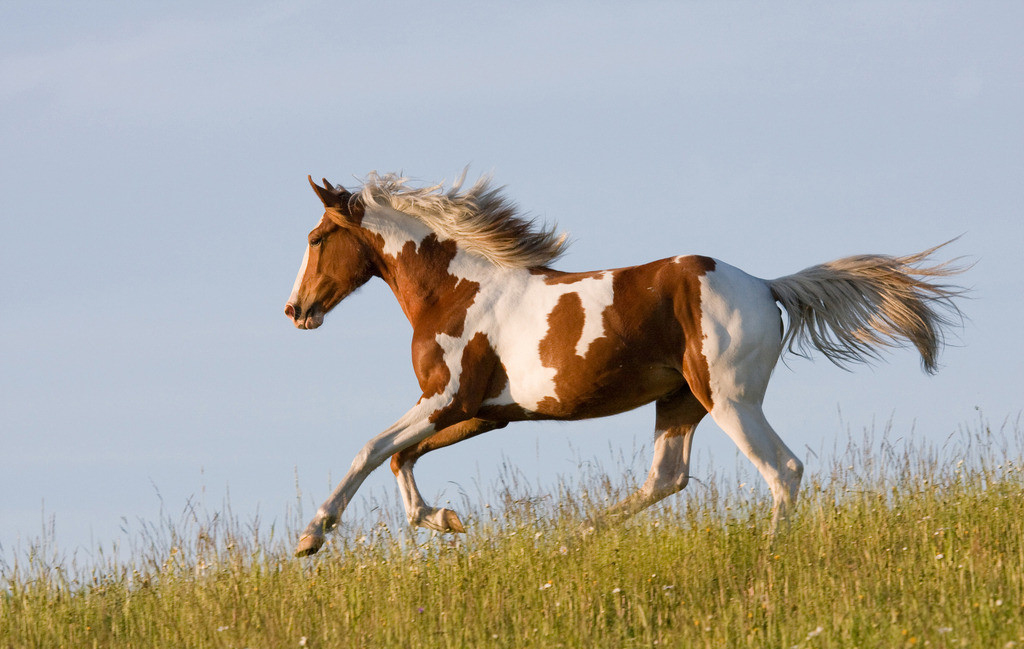
#> input picture 03OpenCV图像处理/horse.jpg, 1024 x 649 px
$ python '020Sobel算子.py'
#> lines starting #> are read from the running program, lines starting #| are printed output that depends on the picture
import numpy as np
import matplotlib.pyplot as plt
import cv2 as cv
# Sobel检测算子
# Sobel边缘检测算法比较简单，实际应用中比Canny边缘检测效率要高，但是边缘不如Canny检测的准确
# 但是很多实际应用的场合，Sobel边缘检测却是首选
# Sobel算子是高斯平滑与微分操作的结合体，所以其坑噪声能力很强，用途较多
# 尤其是效率要求较高，而对细纹理不太关心的时候
# 原理
# 对于不连续的函数，一阶导数可以写作：f'(x)=f(x)-f(x-1)
# 或：f'(x)=f(x+1)-f(x)
# 所以有：f'(x)=[f(x+1)-f(x-1)]/2
# 上式的意义：某个像素的导数等于这个像素的后一个像素值减去这个像素前一个像素值的差除以二(在两个方向上求导)
# 实际处理上：
# 水平变化：将图像I与奇数大小的模板进行卷积，结果为Gx。比如，当模板大小为3是，Gx为：
# Gx=[[-1, 0, +1], [-2, 0, +2], [-1, 0, +1]]*I
# 垂直变化：将图像I与奇数大小的模板进行卷积，结果为Gy。比如，当模板大小为3时，Gy为：
# Gy=[[-1, -2, -1], [0, 0, 0], [+1, +2, +1]]*I
# 在图像的每一点，结合以上两个结果求出：
# G=sqrt(Gx**2+Gy**2)
# 统计极大值所在的位置，就是图像的边缘
# 注意：当内核大小为3时，以上Sobel内核可能产生比较明显的误差，为解决这一问题，我们使用Scharr函数，但该函数仅作用于大小为3的内核
# 该函数的运算与Sobel函数一样快，但结果却更加精确，其计算方法为：
# Gx=[[-3, 0, +3], [-10, 0, +10], [-3, 0, +3]]*I
# Gy=[[-3, -10, -3], [0, 0, 0], [+3, +10, +3]]*I
# Sobel_x_or_y = cv.Sobel(src, ddepth, dx, dy, dst, ksize, scale, delta, borderType)
# 参数
#   1.src：传入的图像
#   2.ddepth：图像的深度
#   3.dx和dy：指求导的阶数，0表示这个方向上没有求导，取值为0、1
#   4.ksize：是Sobel算子的大小，必须为奇数，默认为3 注：如果ksize=-1，就演变成为3*3的Scharr算子
#   5.scale：缩放导数的比例常数，默认情况为没有伸缩系数
#   6.borderType：图像边界的模式，默认为cv.BORDER_DEFAULT
# Sobel函数求完导数后会有负值，还会有大于255的值
# 而原图像是uint8，所以Sobel建立的图像位数不够，会有截断
# 因此要使用16位有符号的数据类型，即cv.CV_16S
# 处理完图像后，再使用cv.convertScaleAbs()函数将其转回原来的uint8格式，否则图像无法显示
# Sobel算子是在两个方向计算的，最后还需要cv.addWeighted()函数将其组合起来

img = cv.imread("horse.jpg", 0)
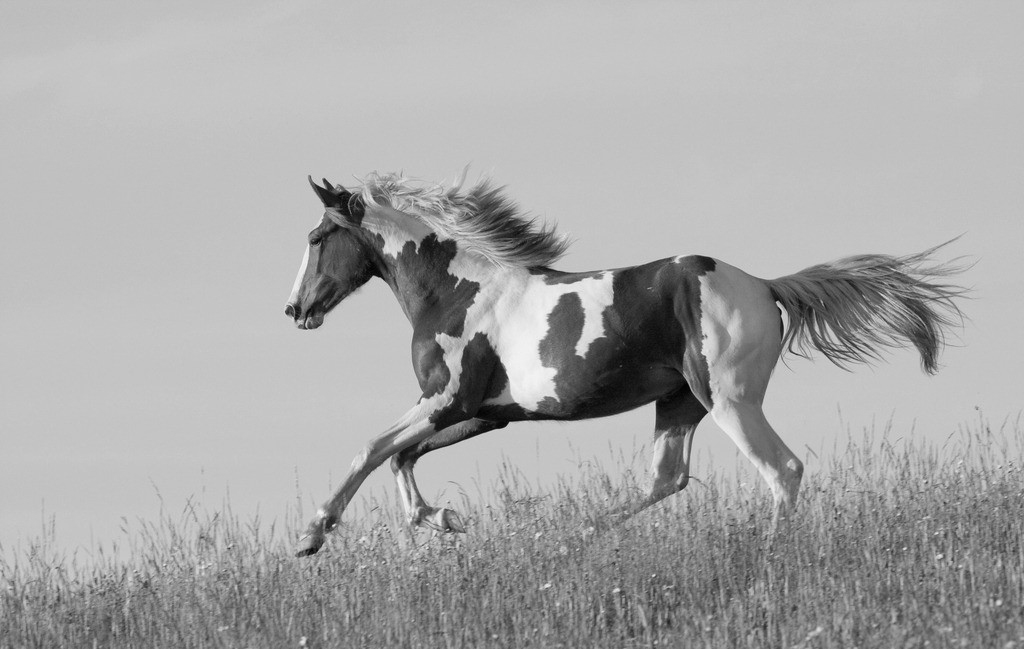
#> img: shape (649, 1024); min 1, max 246, mean 167.8
plt.imshow(img, cmap=plt.cm.gray)
plt.show()
# Sobel算子
x = cv.Sobel(img, cv.CV_16S, 1, 0)
y = cv.Sobel(img, cv.CV_16S, 0, 1)
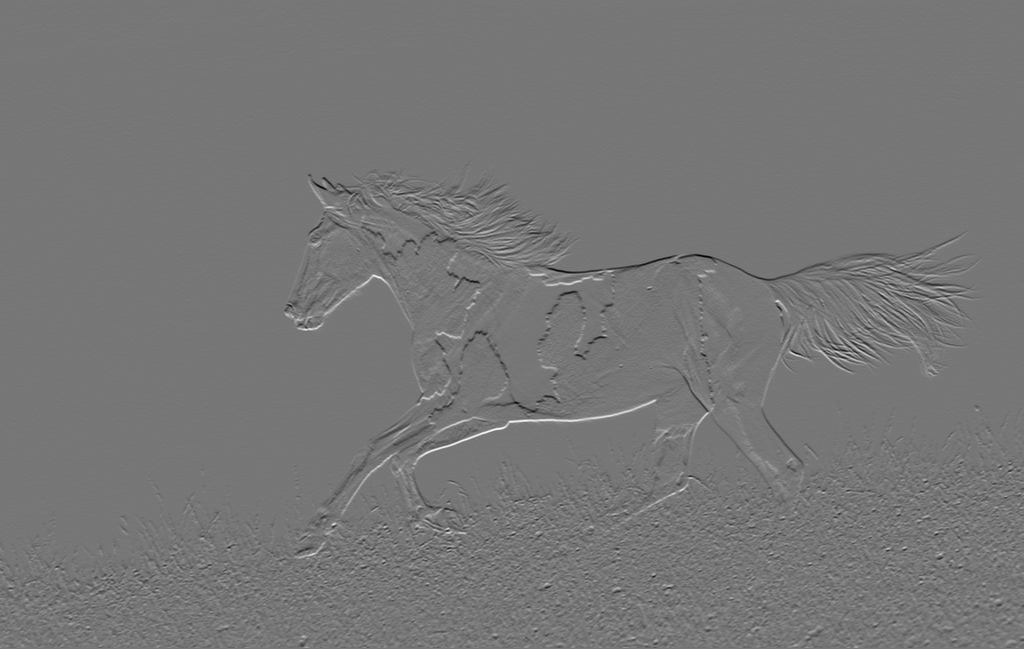
#> y: shape (649, 1024) int16; min -663, max 757, mean -0.9; drawn with min black and max white
absx = cv.convertScaleAbs(x)
absy = cv.convertScaleAbs(y)
res = cv.addWeighted(absx, 0.5, absy, 0.5, 0)
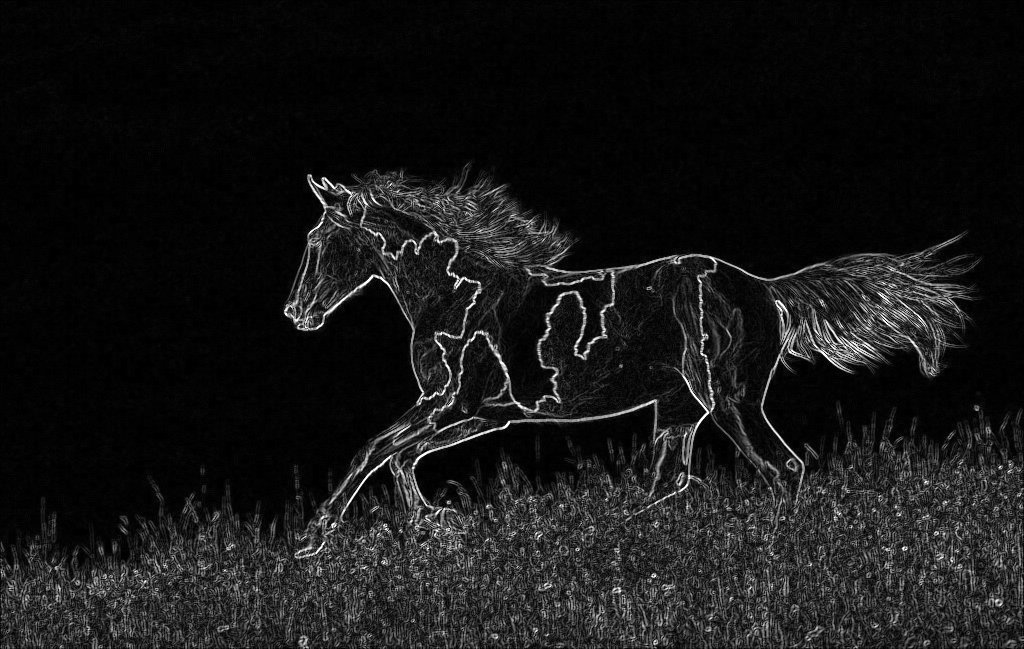
#> res: shape (649, 1024); min 0, max 255, mean 23.2
plt.imshow(res, cmap=plt.cm.gray)
plt.show()
# Scharr算子
x = cv.Sobel(img, cv.CV_16S, 1, 0, ksize=-1)
y = cv.Sobel(img, cv.CV_16S, 0, 1, ksize=-1)
absx = cv.convertScaleAbs(x)
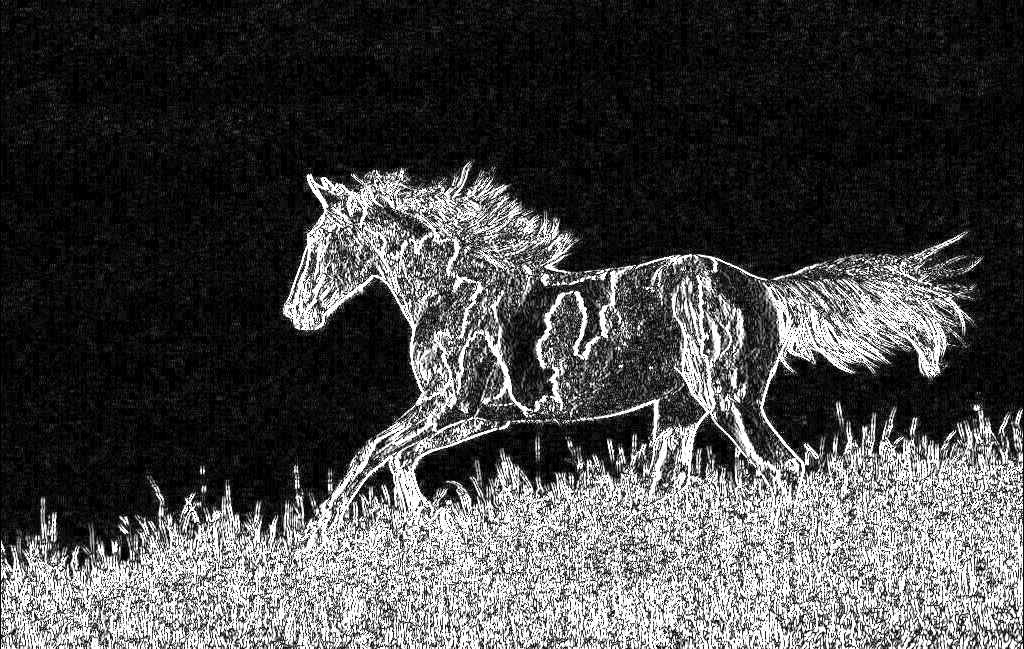
#> absx: shape (649, 1024); min 0, max 255, mean 72.7
absy = cv.convertScaleAbs(y)
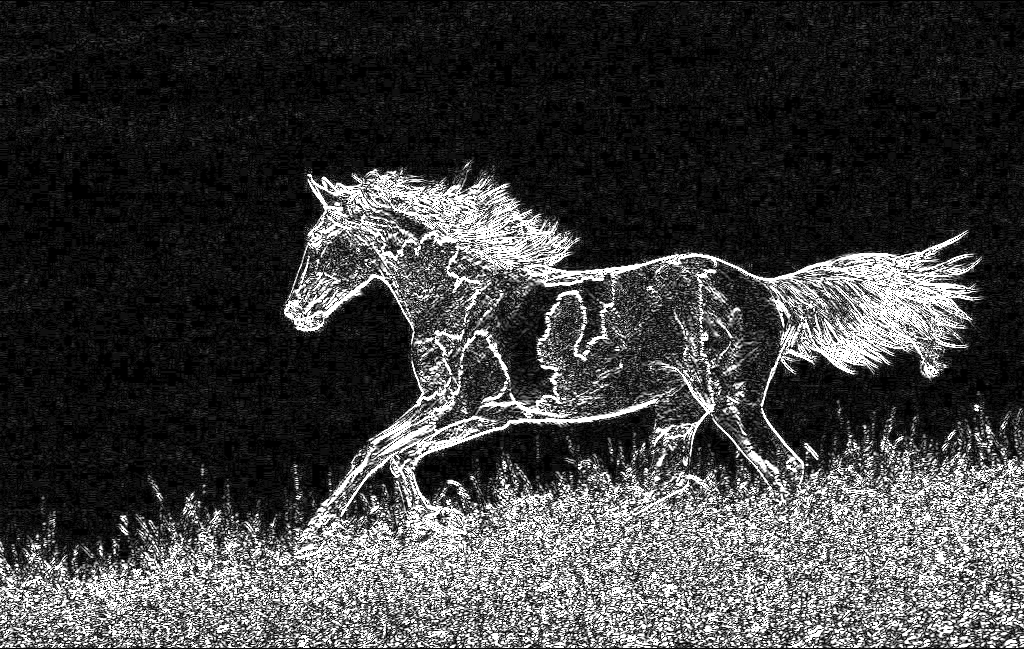
#> absy: shape (649, 1024); min 0, max 255, mean 63.7
res = cv.addWeighted(absx, 0.5, absy, 0.5, 0)
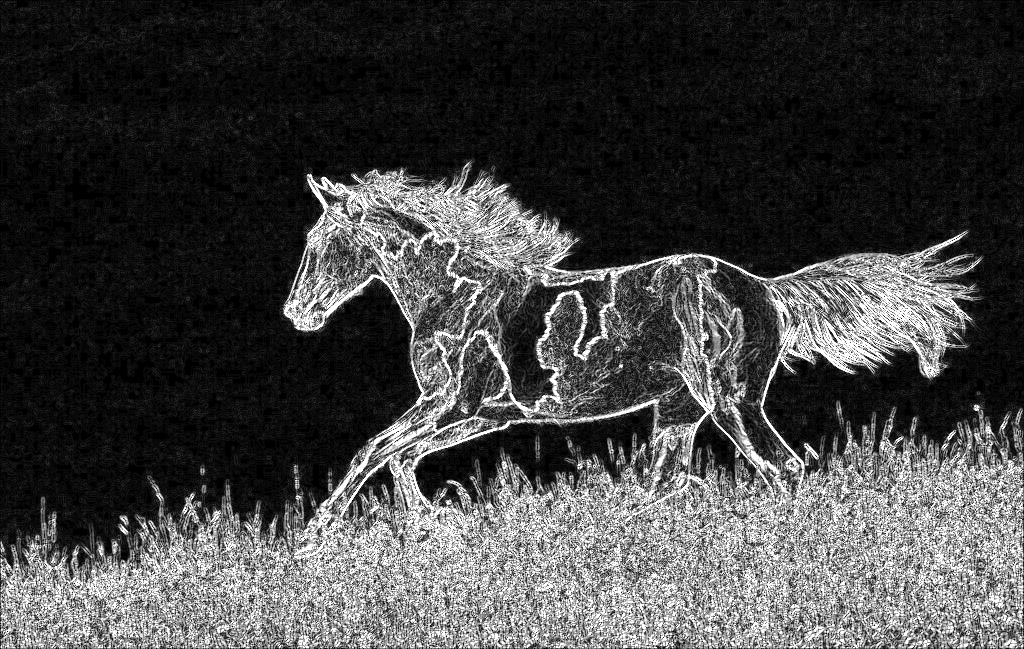
#> res: shape (649, 1024); min 0, max 255, mean 68.2
plt.imshow(res, cmap=plt.cm.gray)
plt.show()

$ run again, with 03OpenCV图像处理/kids.jpg copied over 03OpenCV图像处理/horse.jpg
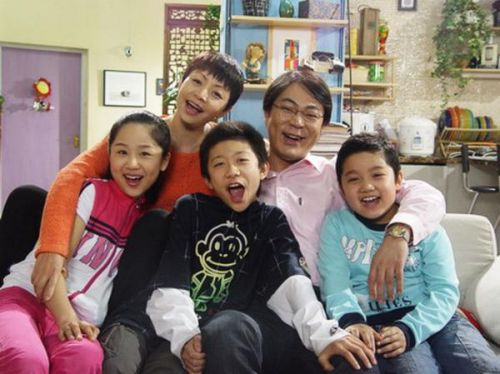
#> input picture 03OpenCV图像处理/kids.jpg, 500 x 374 px
#> `y = cv.Sobel(img, cv.CV_16S, 0, 1)`:
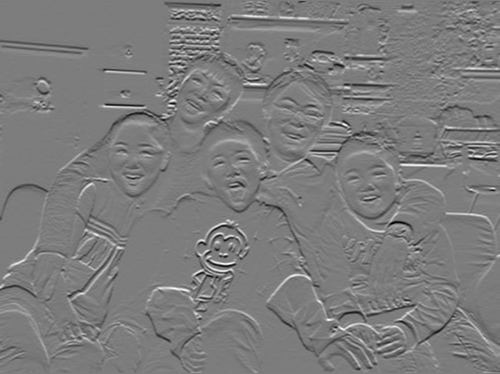
#> y: shape (374, 500) int16; min -682, max 708, mean -2.7; drawn with min black and max white
#> `res = cv.addWeighted(absx, 0.5, absy, 0.5, 0)`:
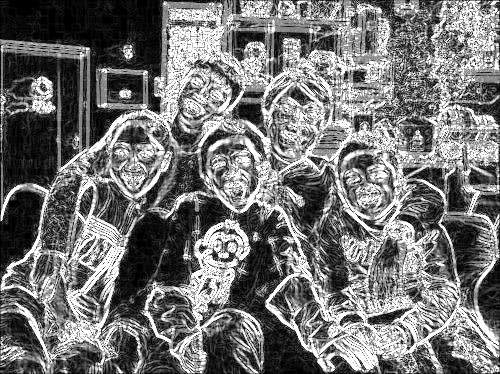
#> res: shape (374, 500); min 0, max 255, mean 116.6

$ run again, with 03OpenCV图像处理/cat.jpeg copied over 03OpenCV图像处理/horse.jpg
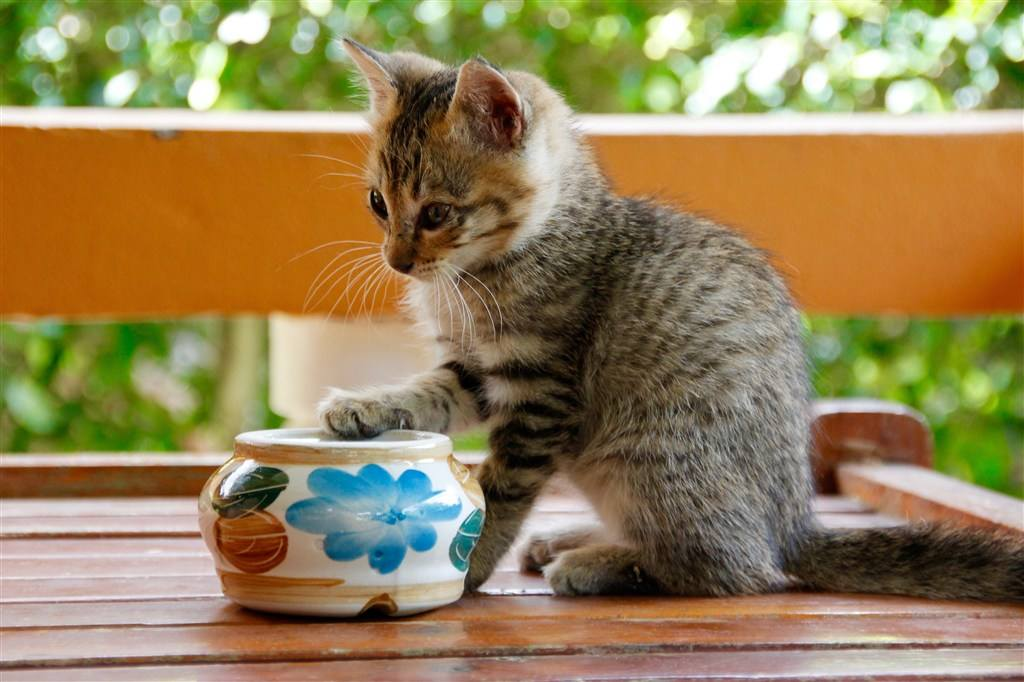
#> input picture 03OpenCV图像处理/cat.jpeg, 1024 x 682 px
#> `y = cv.Sobel(img, cv.CV_16S, 0, 1)`:
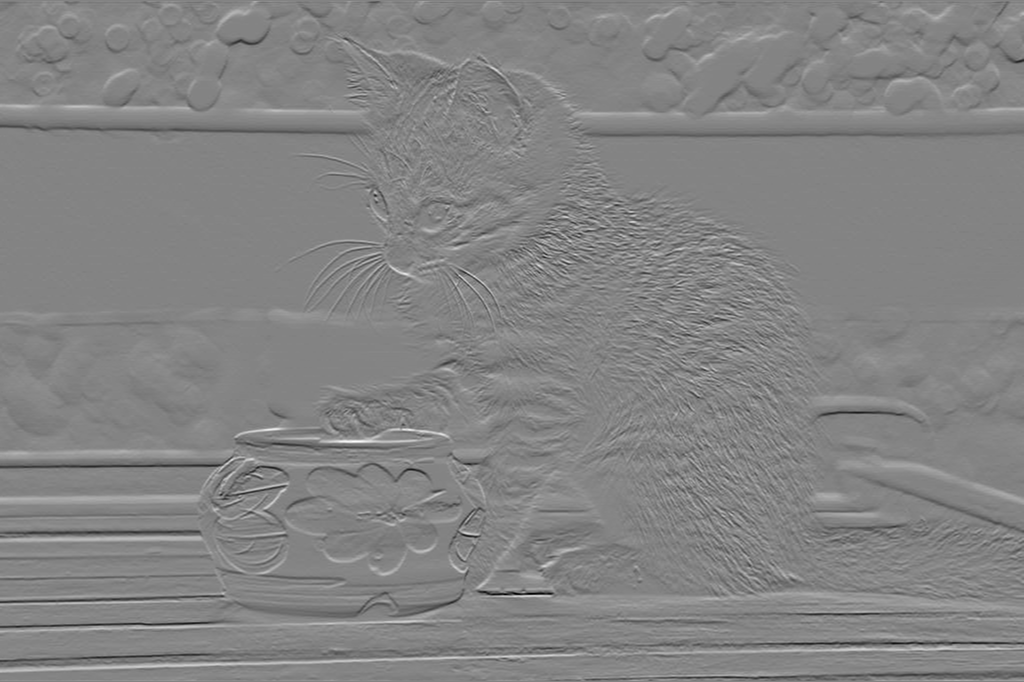
#> y: shape (682, 1024) int16; min -620, max 579, mean -0.2; drawn with min black and max white
#> `res = cv.addWeighted(absx, 0.5, absy, 0.5, 0)`:
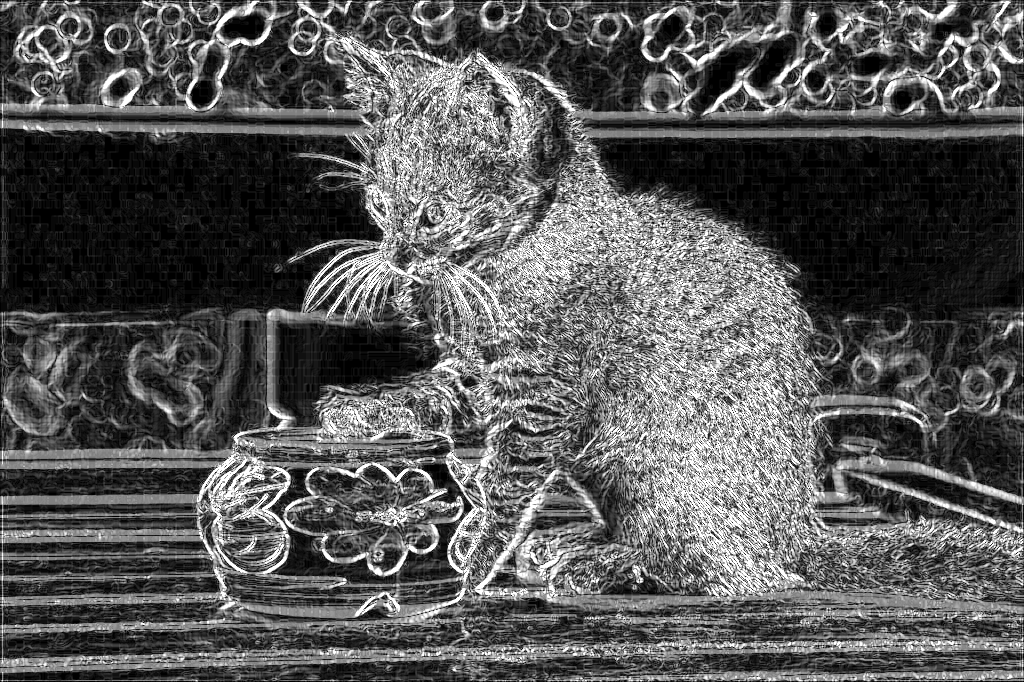
#> res: shape (682, 1024); min 0, max 255, mean 87.7
